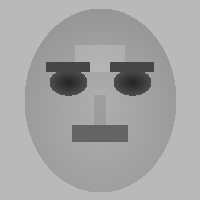
#> input picture tests/fixtures/test_face.png, 200 x 200 px
$ python -i make_covers.py   (imports and definitions only)   (older library calls are emulated)
#> lines starting #> are read from the running program, lines starting #| are printed output that depends on the picture
#> further down, picture is the input picture: shape (200, 200, 3); min 35, max 185, mean 164.8
#!/usr/bin/env python3
"""Cover candidate images for a rendered reel clip.

Reads:   <clip.mp4>
         <clip_dir>/<id>.render.json   (source_start, source_end, synthetic_tail_sec)
         <project_root>/manifests/<stem>.json  (reel title + subtitle words)
Writes:  reels-out/<stem>/_covers/<gate|final>/<id>_cover_1.png  (top 3 candidates)

Usage:
    python scripts/make_covers.py reels-out/video/_gate/g1/r01.mp4
    python scripts/make_covers.py reels-out/video/r01.mp4 --out /custom/out/
"""

from __future__ import annotations

import argparse
import json
import subprocess
import sys
import tempfile
from pathlib import Path

try:
    import cv2
    _CV2_OK = True
except ImportError:
    _CV2_OK = False

try:
    import numpy as np
    _NP_OK = True
except ImportError:
    _NP_OK = False

from PIL import Image, ImageDraw, ImageFont

COVER_W, COVER_H = 1080, 1920
MAX_TITLE_LINES = 3
MIN_FRAME_GAP_SEC = 2.0
SKIP_START_SEC = 0.5
FADE_GUARD_SEC = 1.5
TOP_N = 3


# ── project / path helpers ─────────────────────────────────────────────────────


# [144 lines left out: functions _project_root, resolve_clip_context, read_render_json, read_reel, subtitle_sentence_starts, filter_candidate_times and 2 more, not called in this run]


def sharpness(img_bgr) -> float:
    """Variance of Laplacian — higher is sharper."""
    if not (_CV2_OK and _NP_OK):
        return 0.0
    gray = cv2.cvtColor(img_bgr, cv2.COLOR_BGR2GRAY)
    return float(cv2.Laplacian(gray, cv2.CV_64F).var())


# ── cascade availability ───────────────────────────────────────────────────────


class CascadeUnavailableError(RuntimeError):
    """Raised when the Haar face cascade cannot be loaded (cv2 missing or too new)."""


# [30 lines left out: function require_cascade, not called in this run]


# Cascade caches (loaded once on first use after require_cascade() is called)
_cascade_obj = None
_cascade_loaded = False
_eye_cascade_obj = None
_eye_cascade_loaded = False


def _load_cascade():
    global _cascade_obj, _cascade_loaded
    if _cascade_loaded:
        return _cascade_obj
    _cascade_loaded = True
    if not _CV2_OK or not getattr(cv2, "CascadeClassifier", None):
        return None
    xml = cv2.data.haarcascades + "haarcascade_frontalface_default.xml"
    if Path(xml).exists():
        cc = cv2.CascadeClassifier(xml)
        _cascade_obj = None if cc.empty() else cc
    return _cascade_obj


def _load_eye_cascade():
    global _eye_cascade_obj, _eye_cascade_loaded
    if _eye_cascade_loaded:
        return _eye_cascade_obj
    _eye_cascade_loaded = True
    if not _CV2_OK or not getattr(cv2, "CascadeClassifier", None):
        return None
    xml = cv2.data.haarcascades + "haarcascade_eye.xml"
    if Path(xml).exists():
        cc = cv2.CascadeClassifier(xml)
        _eye_cascade_obj = None if cc.empty() else cc
    return _eye_cascade_obj


def _detect_faces(gray, *, cascade) -> list:
    """Return list of (x, y, w, h) tuples for each detected face."""
    try:
        result = cascade.detectMultiScale(gray, 1.05, 3, minSize=(30, 30))
    except Exception:
        return []
    return list(result) if hasattr(result, "__len__") and len(result) else []


def _eyes_in_face(gray, face_bbox, *, eye_cascade) -> int:
    """Count eyes (0..2) found inside the face ROI."""
    if eye_cascade is None:
        return 0
    x, y, w, h = face_bbox
    roi = gray[y : y + h, x : x + w]
    try:
        eyes = eye_cascade.detectMultiScale(roi, 1.05, 1, minSize=(10, 10))
    except Exception:
        return 0
    return min(2, len(eyes) if hasattr(eyes, "__len__") else 0)


# [14 lines left out: function face_area_fraction, not called in this run]


def score_frame(img_bgr, *, cascade=None, eye_cascade=None) -> float:
    """Composite score: sharpness + face area (2×) + eye bonus (+1 if two eyes visible)."""
    if not (_CV2_OK and _NP_OK):
        return sharpness(img_bgr) / 500.0

    if cascade is None:
        cascade = _load_cascade()
    if eye_cascade is None:
        eye_cascade = _load_eye_cascade()

    sharp = sharpness(img_bgr)
#> sharp = 283.5
    if cascade is None:
        return sharp / 500.0

    gray = cv2.cvtColor(img_bgr, cv2.COLOR_BGR2GRAY)
    faces = _detect_faces(gray, cascade=cascade)
#> in _detect_faces, `result = cascade.detectMultiScale(gray, 1.05, 3, minSize=(30, 30))`: result = [[10, 8, 178, 178]]
#> faces = [[10, 8, 178, 178]]

    if not faces:
        return sharp / 500.0

    h, w = img_bgr.shape[:2]
#> h = 200; w = 200
    face_score = max(fw * fh / (w * h) for _, _, fw, fh in faces)
#> face_score = 0.792

    # Eye bonus: +1.0 if any detected face has two visible eyes
    eye_bonus = 0.0
    for face_bbox in faces:
        if _eyes_in_face(gray, face_bbox, eye_cascade=eye_cascade) >= 2:
            eye_bonus = 1.0
            break
#> this loop made 1 pass
#> (x in _eyes_in_face, y in _eyes_in_face, w in _eyes_in_face, h in _eyes_in_face, eyes in _eyes_in_face) on pass 1: (10, 8, 178, 178, [[6, 10, 134, 134]])
#> pass 1, in _eyes_in_face, `roi = gray[y : y + h, x : x + w]`:
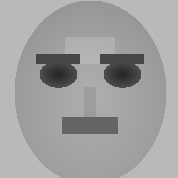
#> roi: shape (178, 178); min 35, max 185, mean 159.6

    return sharp / 500.0 + face_score * 2.0 + eye_bonus


# [14 lines left out: function pick_top_frames, not called in this run]


# ── font / cover rendering ─────────────────────────────────────────────────────

_font_path_cache: str | None = None
_font_path_searched = False


# [197 lines left out: functions _find_font_path, _get_font, wrap_title, render_cover, main, not called in this run]


# [2 lines not run here, left out]

>>> import cv2
>>> picture = cv2.imread('../tests/fixtures/test_face.png')
>>> result = score_frame(picture)
#> result = 2.15
